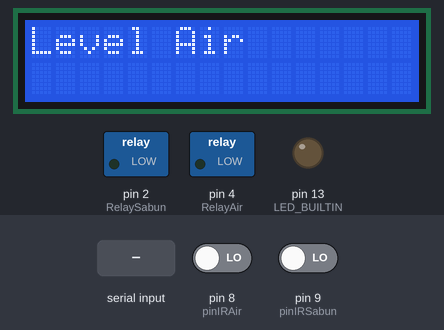
The sketch below on a simulated Arduino Uno, built with avr-gcc and run on an emulated ATmega328P. Shown: 16×2 character LCD, switched loads named in the sketch (green lamp = pin HIGH), output pins drawn as LEDs (lit = HIGH). The inputs (shaded band) are chosen by the test bench; at power-on: pin 8 (pinIRAir) LOW, pin 9 (pinIRSabun) LOW. What the sketch prints to the serial monitor is not drawn.

Above: at 6.2 s.
6.3 s: "90,45\n" received over Serial
At 6.32 s:
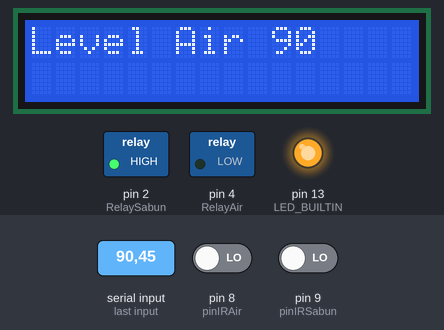
At 6.7 s:
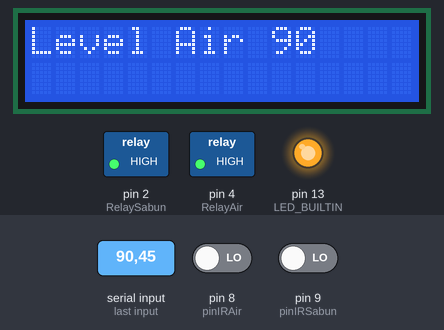
Timing chart, 0 to 9.3 s (numbered marks = the images above; inputs shaded):
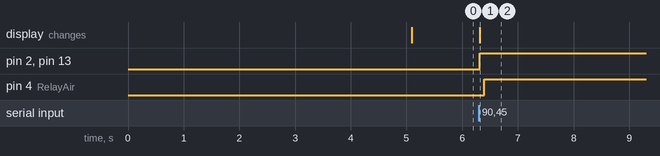

Measured:
- after the input at 6.3 s, pin 2 (RelaySabun), pin 13 (LED_BUILTIN): LOW → HIGH at once; pin 4 (RelayAir): LOW → HIGH after 0.10 s; the display: changes at once (image 1)

The sketch:

Wash_Hand.ino
```cpp
#include <LiquidCrystal_I2C.h>
#include <SoftwareSerial.h>

#define triggerPin 11
#define echoPin 10

LiquidCrystal_I2C lcd(0x27, 16, 2);
const int pinIRSabun = 9;
const int RelaySabun = 2;
const int pinIRAir = 8;
const int RelayAir = 4;
String arrData [2];

void setup() {
  Serial.begin(9600);
  pinMode(LED_BUILTIN, OUTPUT);
  lcd.begin();

  // Pin Mode untuk pembacaan Air Sabun
  pinMode(pinIRSabun, INPUT);
  pinMode(RelaySabun, OUTPUT);

  // Pin Mode untuk pembacaan Air Bersih
  pinMode(pinIRAir, INPUT);
  pinMode(RelayAir, OUTPUT);

  // Menampilkan ke layar LCD
  lcd.setCursor(0,1);
  lcd.print("By Bobby Rinaldo");
  delay(5000);
  lcd.clear();
}

void loop() {
  String dataValue, dataMinAir;
  String data = "";
  while(Serial.available()>0) {
    data += char(Serial.read());
  }
  data.trim();
  if(data != "") {
    int index = 0;
    for(int i=0; i<= data.length(); i++) {
      char delimiter = '#';
      if(data[i] != delimiter) {
        arrData[index] += data[i];
      } else {
        index++;
      }
        dataValue = arrData[0];
        dataMinAir = arrData[1];
        dataValue.toInt();
        dataMinAir.toInt();
        Serial.println(dataValue);
        Serial.println(dataMinAir);
    }
    arrData[0] = "";
    arrData[1] = "";
  }

  lcd.setCursor(0,0);
  lcd.print("Level Air " + dataValue);
// Pembacaan Sensor Sabun dan menyalakan Relay
if(dataValue > dataMinAir){
  int sensorsabun = digitalRead(pinIRSabun);
  if(sensorsabun == LOW) {
    digitalWrite(LED_BUILTIN, HIGH);
    digitalWrite(RelaySabun, HIGH);
    delay(80);
  }else {
    digitalWrite(LED_BUILTIN, LOW);
    digitalWrite(RelaySabun, LOW);
  }
// end
// Pembacaan Sensor Air dan menyalakan Relay
  int sensorair = digitalRead(pinIRAir);
  if(sensorair == LOW) {
    digitalWrite(LED_BUILTIN, HIGH);
    digitalWrite(RelayAir, HIGH);
    delay(10000);
  } else {
    digitalWrite(LED_BUILTIN, LOW);
    digitalWrite(RelayAir, LOW);
  }
 } else if(dataValue < dataMinAir) {
    digitalWrite(LED_BUILTIN, LOW);
    digitalWrite(RelayAir, LOW);
    digitalWrite(RelaySabun, LOW);

    lcd.setCursor(0,1);
    lcd.print("Maaf Air Habis");
    delay(5000);
    lcd.clear();
 }
}
```
